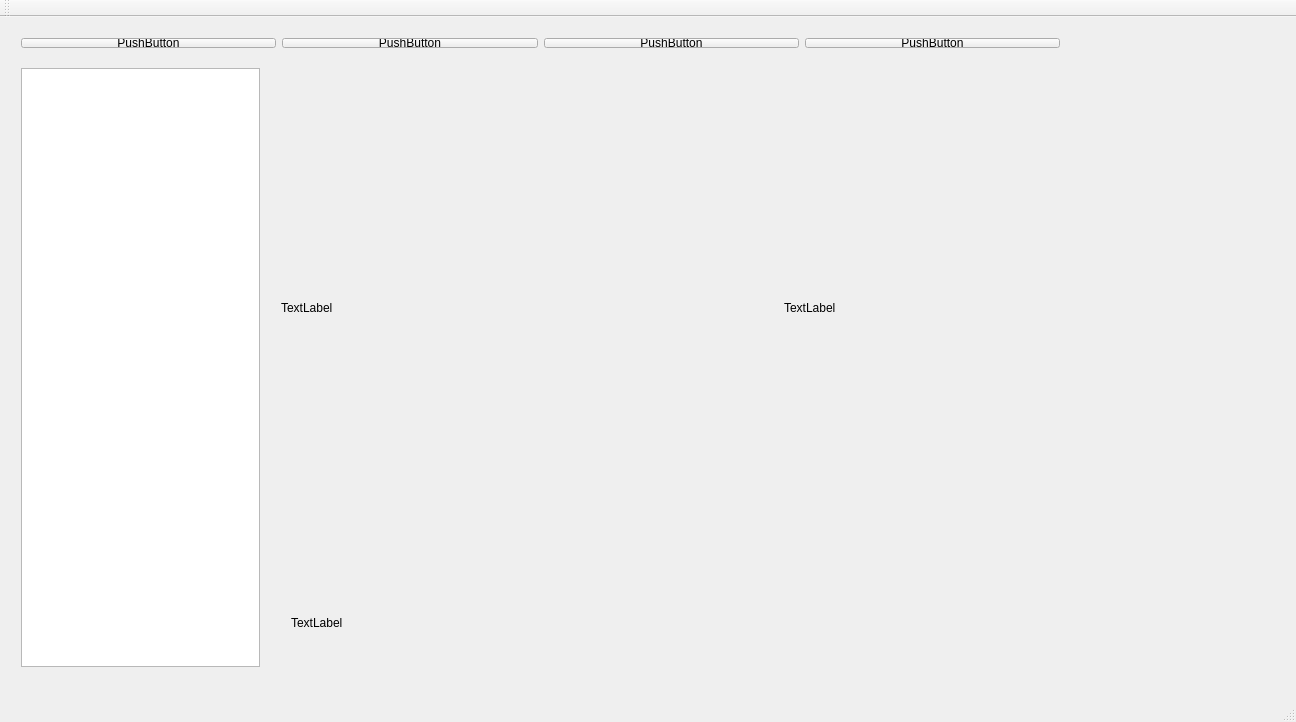
<?xml version="1.0" encoding="UTF-8"?>
<ui version="4.0">
 <class>MainWindow</class>
 <widget class="QMainWindow" name="MainWindow">
  <property name="geometry">
   <rect>
    <x>0</x>
    <y>0</y>
    <width>1296</width>
    <height>722</height>
   </rect>
  </property>
  <property name="windowTitle">
   <string>MainWindow</string>
  </property>
  <widget class="QWidget" name="centralWidget">
   <widget class="QWidget" name="gridLayoutWidget">
    <property name="geometry">
     <rect>
      <x>280</x>
      <y>40</y>
      <width>1001</width>
      <height>501</height>
     </rect>
    </property>
    <layout class="QGridLayout" name="gridLayout">
     <property name="leftMargin">
      <number>1</number>
     </property>
     <property name="topMargin">
      <number>1</number>
     </property>
     <property name="rightMargin">
      <number>1</number>
     </property>
     <property name="bottomMargin">
      <number>1</number>
     </property>
     <item row="0" column="0">
      <widget class="QLabel" name="label">
       <property name="cursor">
        <cursorShape>CrossCursor</cursorShape>
       </property>
       <property name="mouseTracking">
        <bool>true</bool>
       </property>
       <property name="text">
        <string>TextLabel</string>
       </property>
      </widget>
     </item>
     <item row="0" column="1">
      <widget class="QLabel" name="label_2">
       <property name="text">
        <string>TextLabel</string>
       </property>
      </widget>
     </item>
    </layout>
   </widget>
   <widget class="QWidget" name="gridLayoutWidget_2">
    <property name="geometry">
     <rect>
      <x>280</x>
      <y>550</y>
      <width>1001</width>
      <height>111</height>
     </rect>
    </property>
    <layout class="QGridLayout" name="gridLayout_2">
     <item row="0" column="0">
      <widget class="QLabel" name="label_3">
       <property name="text">
        <string>TextLabel</string>
       </property>
      </widget>
     </item>
    </layout>
   </widget>
   <widget class="QWidget" name="horizontalLayoutWidget">
    <property name="geometry">
     <rect>
      <x>10</x>
      <y>40</y>
      <width>261</width>
      <height>621</height>
     </rect>
    </property>
    <layout class="QHBoxLayout" name="horizontalLayout">
     <item>
      <widget class="QTreeView" name="treeView"/>
     </item>
    </layout>
   </widget>
   <widget class="QWidget" name="gridLayoutWidget_3">
    <property name="geometry">
     <rect>
      <x>10</x>
      <y>10</y>
      <width>1061</width>
      <height>32</height>
     </rect>
    </property>
    <layout class="QGridLayout" name="gridLayout_3">
     <item row="0" column="2">
      <widget class="QPushButton" name="pushButton">
       <property name="text">
        <string>PushButton</string>
       </property>
      </widget>
     </item>
     <item row="0" column="3">
      <widget class="QPushButton" name="pushButton_2">
       <property name="text">
        <string>PushButton</string>
       </property>
      </widget>
     </item>
     <item row="0" column="1">
      <widget class="QPushButton" name="pushButton_3">
       <property name="text">
        <string>PushButton</string>
       </property>
      </widget>
     </item>
     <item row="0" column="0">
      <widget class="QPushButton" name="pushButton_4">
       <property name="text">
        <string>PushButton</string>
       </property>
      </widget>
     </item>
    </layout>
   </widget>
  </widget>
  <widget class="QMenuBar" name="menuBar">
   <property name="geometry">
    <rect>
     <x>0</x>
     <y>0</y>
     <width>1296</width>
     <height>22</height>
    </rect>
   </property>
  </widget>
  <widget class="QToolBar" name="mainToolBar">
   <attribute name="toolBarArea">
    <enum>TopToolBarArea</enum>
   </attribute>
   <attribute name="toolBarBreak">
    <bool>false</bool>
   </attribute>
  </widget>
  <widget class="QStatusBar" name="statusBar"/>
 </widget>
 <layoutdefault spacing="6" margin="11"/>
 <resources/>
 <connections/>
</ui>
